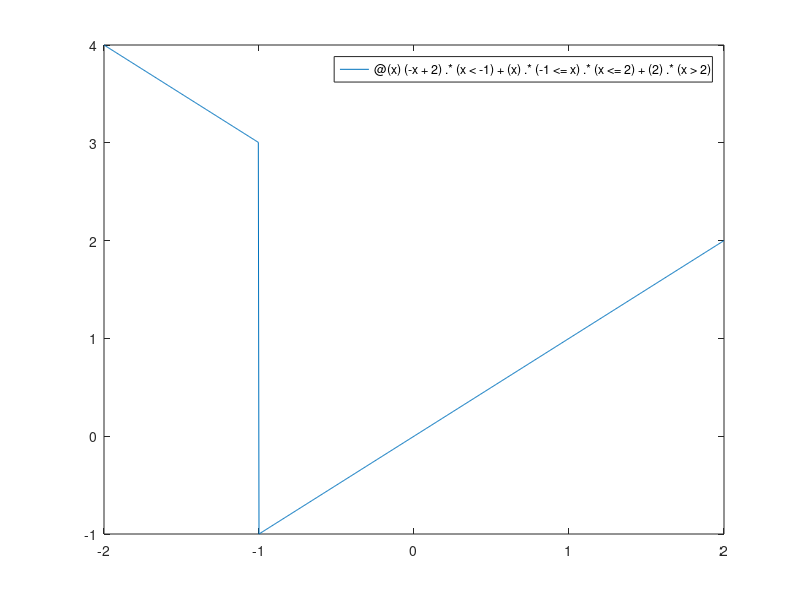

Source code (MATLAB):
% Octave Script
% Title			    :funcion real de variables real
% Description		:Script para recordar funciones reales
% Author		    :ANGEL JESUS SANTIAGO HERNANDEZ
% Date		    	:28/10/2021
% Version		    :1
% Usage			    :DRAKJESUS

%funcion trozos

%si f:D?I | f(x)=(-x+2 si x<-1)(x si -1<=x<=2)(2 si x>2)

f=@(x)(-x+2).*(x<-1)+(x).*(-1<=x).*(x<=2)+(2).*(x>2);

f(-1)

f(5)

f(6)

%estudia la continuidad de f

f(3)

f(5)

fplot(@(x)(-x+2).*(x<-1)+(x).*(-1<=x).*(x<=2)+(2).*(x>2),[-2,2])